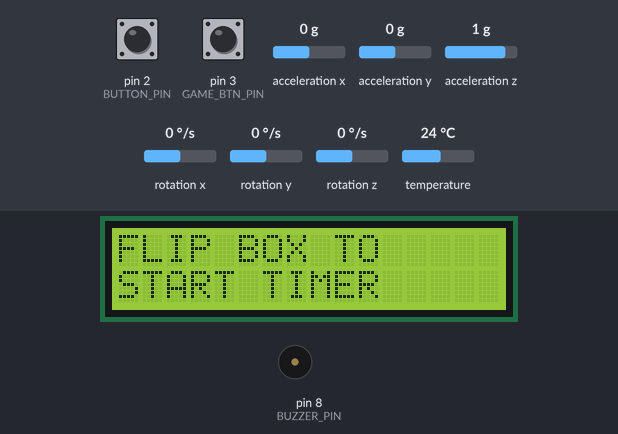
Recording of a sketch running on a simulated Arduino Uno, built with avr-gcc and run on an emulated ATmega328P. On the bench: 16×2 character LCD, buzzer (waves = sounding). The inputs (shaded band) are chosen by the test bench; at power-on: acceleration z 1 g, pin 2 (BUTTON_PIN) HIGH, pin 3 (GAME_BTN_PIN) HIGH, acceleration x 0 g, acceleration y 0 g, rotation x 0 °/s, rotation y 0 °/s, rotation z 0 °/s, temperature 24 °C. EEPROM starts erased; no MQTT or app messages arrive unless stated; what the sketch prints to the serial monitor is not drawn.

Above: at 1.3 s.
1.4 s: acceleration z set to -1.4 g
At 4.0 s:
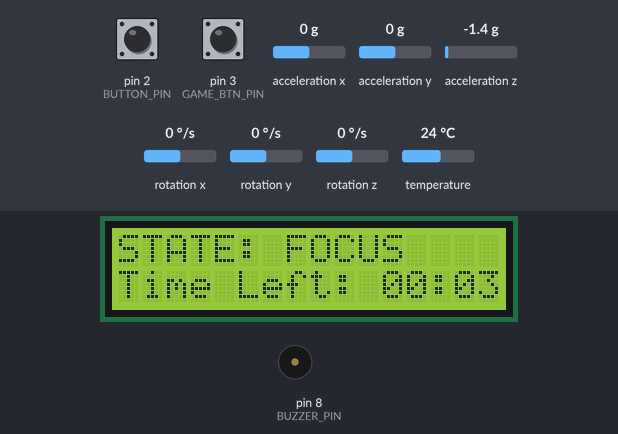
4.2 s: pin 2 (BUTTON_PIN) pulled LOW for 0.15 s
At 5.6 s:
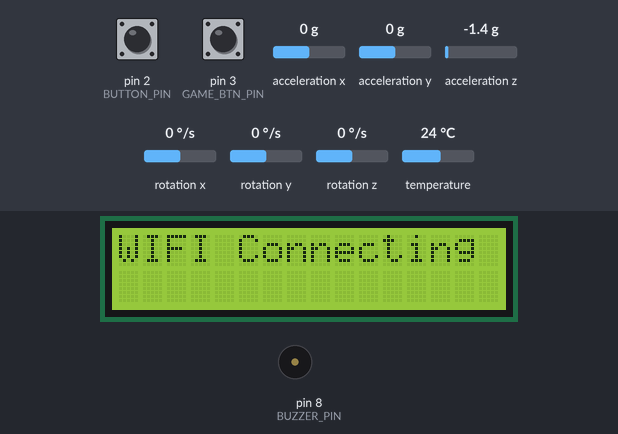
7.3 s: pin 2 (BUTTON_PIN) pulsed LOW 5 times (0.12 s each, 0.3 s apart)
At 8.62 s:
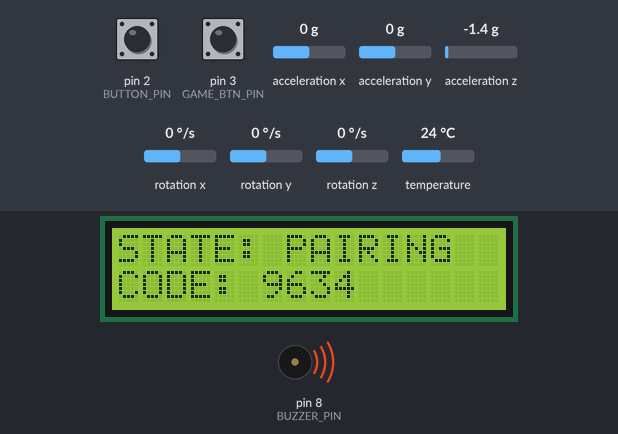
10.3 s: acceleration z set to 0.8 g
At 11.08 s:
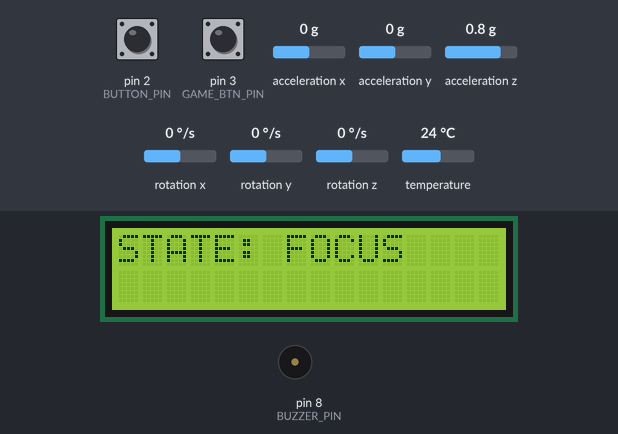
13.3 s: pin 2 (BUTTON_PIN) pulled LOW for 1 s
At 14.7 s:
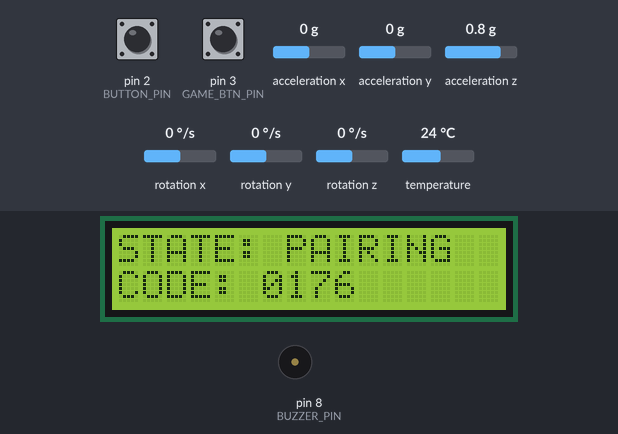
Timing chart, 0 to 16.3 s (numbered marks = the images above; inputs shaded):
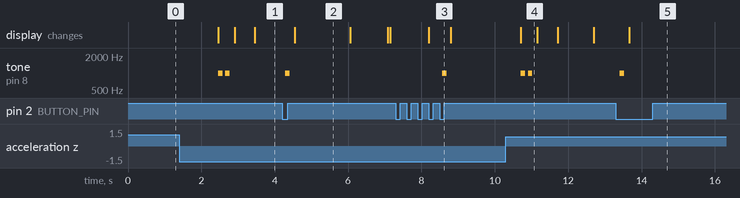

The sketch:

arduino.ino
```cpp
// ============================================================================
// Fogus Box Timer — Arduino (UNO R4) Pomodoro-style timer with Wi-Fi / MQTT
// Modularized using FogusBox and Minigame libraries
// ============================================================================

#include <Wire.h>
#include <LiquidCrystal_I2C.h>
#include <Minigame.h>
#include <FogusBox.h>

// ============================================================================
//  HARDWARE PINS & CONFIG
// ============================================================================
const int BUTTON_PIN   = 2;  // ปุ่มหลัก (Pairing/ตั้งค่า)
const int GAME_BTN_PIN = 3;  // ปุ่มสำหรับเล่นเกมตอนพัก (Break)
const int BUZZER_PIN   = 8;  // ลำโพง Buzzer

// Wi-Fi & MQTT Configuration
const char* WIFI_SSID     = "HikKy";
const char* WIFI_PASSWORD = "Solunaa030";
const char* MQTT_SERVER   = "broker.hivemq.com";
const int   MQTT_PORT     = 1883;

// ============================================================================
//  OBJECT INITIALIZATION
// ============================================================================
LiquidCrystal_I2C lcd(0x27, 16, 2);
Minigame minigame(lcd, GAME_BTN_PIN);
FogusBox fogusBox(lcd, BUZZER_PIN, BUTTON_PIN);

bool lastGameBtnState = HIGH;

// ============================================================================
//  SETUP
// ============================================================================
void setup() {
  Serial.begin(115200);

  // เริ่มต้นระบบหลัก (โหลด Flash, MPU6050, Wi-Fi, MQTT, LCD, Buzzer)
  fogusBox.begin(WIFI_SSID, WIFI_PASSWORD, MQTT_SERVER, MQTT_PORT);

  // ตั้งเวลา Cooldown หลังการพลิกกล่อง 2 วินาที (2000 ms) ป้องกันการเด้งสลับโหมดซ้ำ
  fogusBox.setFlipDelay(2000);

  // เริ่มต้นระบบมินิเกม (false = ไม่แสดง Splash Screen ซ้ำตอนบูต)
  minigame.begin(false);
}

// ============================================================================
//  MAIN LOOP
// ============================================================================
void loop() {
  // รันระบบหลัก (จัดการ Network, MQTT, เช็คการพลิกกล่อง MPU6050, จับเวลา Pomodoro)
  fogusBox.update();

  // ตรวจจับปุ่มกด D3 เพื่อเปิดเมนูมินิเกมตอนอยู่ในโหมด Break
  bool gameBtnState = digitalRead(GAME_BTN_PIN);
  if (gameBtnState == LOW && lastGameBtnState == HIGH) {
    if (fogusBox.isStarted() && fogusBox.isBreak() && !minigame.isActive()) {
      minigame.openMenu();
    }
  }
  lastGameBtnState = gameBtnState;

  // ควบคุมการทำงานของมินิเกม
  if (minigame.isActive()) {
    // ให้เล่นเกมได้เฉพาะช่วงเวลาพัก (Break) และไม่ได้อยู่ในโหมด Pairing
    if (fogusBox.isBreak() && !fogusBox.isPairingActive()) {
      fogusBox.suppressTimerDisplay(true); // ปิดการแสดงผลเวลานับถอยหลัง เพื่อให้มินิเกมแสดงผลบนจอ LCD ได้เต็มที่
      minigame.update();                   // อัปเดตเฟรมของเกม
    } else {
      minigame.stop();                     // หมดเวลาพัก หรือกดเข้า Pairing สั่งหยุดเกมทันที
      fogusBox.suppressTimerDisplay(false);
    }
  } else {
    fogusBox.suppressTimerDisplay(false);  // แสดงผลเวลานับถอยหลังตามปกติ
  }
}
```

Measured:
- after the input at 1.4 s, tone on pin 8 (BUZZER_PIN): alternates 1000 Hz for 0.12 s and silent for 0.08 s, 4 changes in all, then stays silent, starting after 1.1 s; the display: first changes after 1.1 s (image 1 shows a later state)
- after the input at 4.2 s, tone on pin 8 (BUZZER_PIN): silent → 1000 Hz after 0.09 s, → silent 0.12 s later; the display: changes after 0.34 s (image 2)
- after the input at 7.3 s, tone on pin 8 (BUZZER_PIN): silent → 1000 Hz after 1.3 s, → silent 0.12 s later
- after the input at 10.3 s, tone on pin 8 (BUZZER_PIN): alternates 1000 Hz for 0.12 s and silent for 0.08 s, 4 changes in all, then stays silent, starting after 0.40 s; the display: changes after 0.40 s (image 4)
- after the input at 13.3 s, the display: changes after 0.37 s (image 5)
- what the display in image 2 shows lasts 1.6 s, from 4.5 s to 6.1 s
- what the display in image 4 shows lasts 0.5 s, from 10.7 s to 11.2 s
